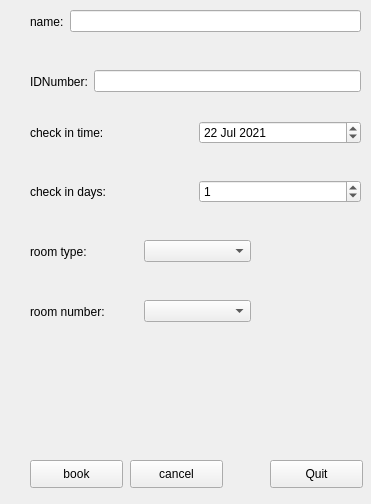
<?xml version="1.0" encoding="UTF-8"?>
<ui version="4.0">
 <class>ReserveList</class>
 <widget class="QWidget" name="ReserveList">
  <property name="geometry">
   <rect>
    <x>0</x>
    <y>0</y>
    <width>371</width>
    <height>504</height>
   </rect>
  </property>
  <property name="windowTitle">
   <string>Reserve List</string>
  </property>
  <property name="styleSheet">
   <string notr="true">#ReserveList{border-image:url(:/new/prefix1/rew.png)}</string>
  </property>
  <widget class="QWidget" name="widget_6" native="true">
   <property name="geometry">
    <rect>
     <x>30</x>
     <y>290</y>
     <width>221</width>
     <height>43</height>
    </rect>
   </property>
   <layout class="QHBoxLayout" name="horizontalLayout_6">
    <item>
     <widget class="QLabel" name="label_6">
      <property name="text">
       <string>room number:</string>
      </property>
     </widget>
    </item>
    <item>
     <widget class="QComboBox" name="roomNumberComboBox"/>
    </item>
   </layout>
  </widget>
  <widget class="QPushButton" name="cancel">
   <property name="geometry">
    <rect>
     <x>130</x>
     <y>460</y>
     <width>93</width>
     <height>28</height>
    </rect>
   </property>
   <property name="text">
    <string>cancel</string>
   </property>
  </widget>
  <widget class="QPushButton" name="pushButton_2">
   <property name="geometry">
    <rect>
     <x>270</x>
     <y>460</y>
     <width>93</width>
     <height>28</height>
    </rect>
   </property>
   <property name="text">
    <string>Quit</string>
   </property>
  </widget>
  <widget class="QWidget" name="widget" native="true">
   <property name="geometry">
    <rect>
     <x>30</x>
     <y>110</y>
     <width>331</width>
     <height>45</height>
    </rect>
   </property>
   <layout class="QHBoxLayout" name="horizontalLayout">
    <item>
     <widget class="QLabel" name="label_3">
      <property name="styleSheet">
       <string notr="true"/>
      </property>
      <property name="text">
       <string>check in time:</string>
      </property>
     </widget>
    </item>
    <item>
     <widget class="QDateEdit" name="dateEdit">
      <property name="dateTime">
       <datetime>
        <hour>0</hour>
        <minute>0</minute>
        <second>0</second>
        <year>2021</year>
        <month>7</month>
        <day>22</day>
       </datetime>
      </property>
      <property name="date">
       <date>
        <year>2021</year>
        <month>7</month>
        <day>22</day>
       </date>
      </property>
     </widget>
    </item>
   </layout>
  </widget>
  <widget class="QWidget" name="widget_2" native="true">
   <property name="geometry">
    <rect>
     <x>30</x>
     <y>170</y>
     <width>331</width>
     <height>43</height>
    </rect>
   </property>
   <layout class="QHBoxLayout" name="horizontalLayout_2">
    <item>
     <widget class="QLabel" name="label_4">
      <property name="text">
       <string>check in days:</string>
      </property>
     </widget>
    </item>
    <item>
     <widget class="QSpinBox" name="checkInDays">
      <property name="value">
       <number>1</number>
      </property>
     </widget>
    </item>
   </layout>
  </widget>
  <widget class="QWidget" name="widget_5" native="true">
   <property name="geometry">
    <rect>
     <x>30</x>
     <y>230</y>
     <width>221</width>
     <height>43</height>
    </rect>
   </property>
   <layout class="QHBoxLayout" name="horizontalLayout_5">
    <item>
     <widget class="QLabel" name="label_5">
      <property name="text">
       <string>room type:</string>
      </property>
     </widget>
    </item>
    <item>
     <widget class="QComboBox" name="roomTypeComboBox"/>
    </item>
   </layout>
  </widget>
  <widget class="QPushButton" name="pushButton">
   <property name="geometry">
    <rect>
     <x>30</x>
     <y>460</y>
     <width>93</width>
     <height>28</height>
    </rect>
   </property>
   <property name="text">
    <string>book</string>
   </property>
  </widget>
  <widget class="QWidget" name="widget_4" native="true">
   <property name="geometry">
    <rect>
     <x>30</x>
     <y>60</y>
     <width>331</width>
     <height>43</height>
    </rect>
   </property>
   <layout class="QHBoxLayout" name="horizontalLayout_4">
    <item>
     <widget class="QLabel" name="label_2">
      <property name="styleSheet">
       <string notr="true"/>
      </property>
      <property name="text">
       <string>IDNumber:</string>
      </property>
     </widget>
    </item>
    <item>
     <widget class="QLineEdit" name="lineEdit_2"/>
    </item>
   </layout>
  </widget>
  <widget class="QWidget" name="widget_3" native="true">
   <property name="geometry">
    <rect>
     <x>30</x>
     <y>0</y>
     <width>331</width>
     <height>43</height>
    </rect>
   </property>
   <layout class="QHBoxLayout" name="horizontalLayout_3">
    <item>
     <widget class="QLabel" name="label">
      <property name="styleSheet">
       <string notr="true"/>
      </property>
      <property name="text">
       <string>name:</string>
      </property>
     </widget>
    </item>
    <item>
     <widget class="QLineEdit" name="lineEdit"/>
    </item>
   </layout>
  </widget>
 </widget>
 <resources/>
 <connections>
  <connection>
   <sender>pushButton_2</sender>
   <signal>clicked()</signal>
   <receiver>ReserveList</receiver>
   <slot>close()</slot>
   <hints>
    <hint type="sourcelabel">
     <x>316</x>
     <y>473</y>
    </hint>
    <hint type="destinationlabel">
     <x>185</x>
     <y>251</y>
    </hint>
   </hints>
  </connection>
 </connections>
</ui>
